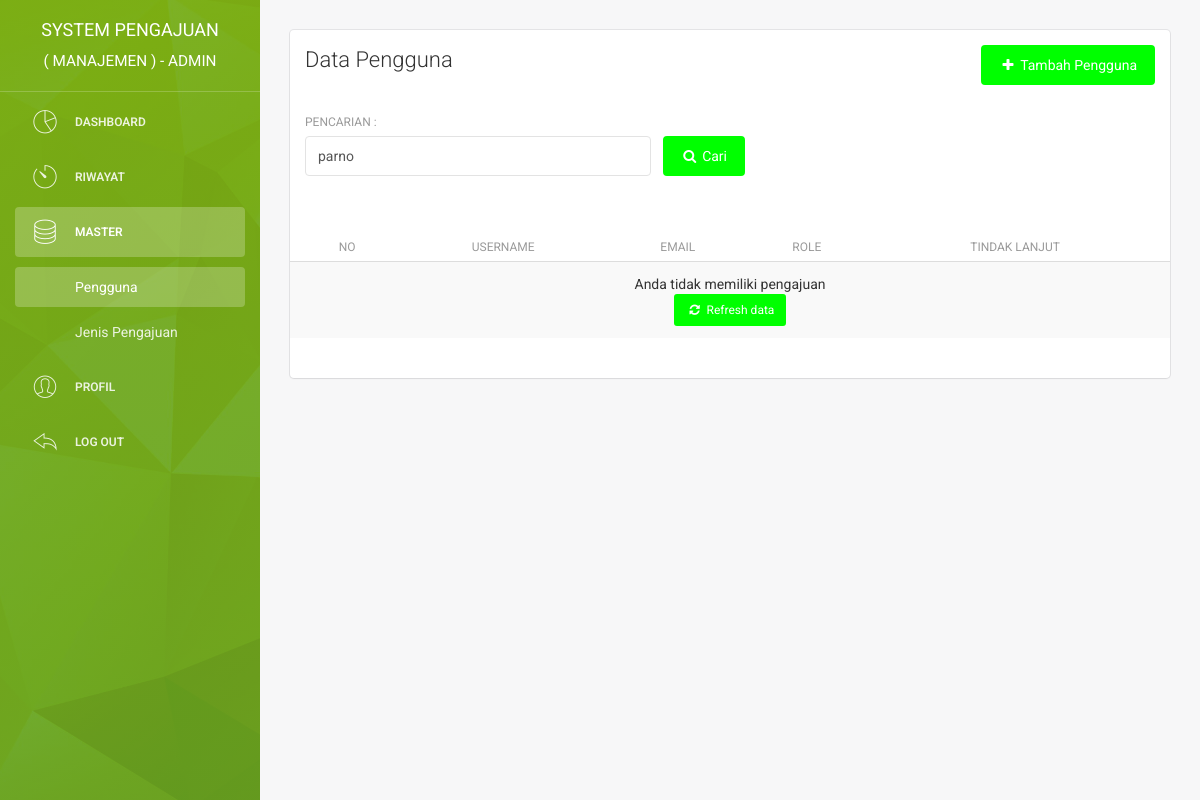
The page /admin/user.php?cari=parno (signed in) on the database as committed earlier.
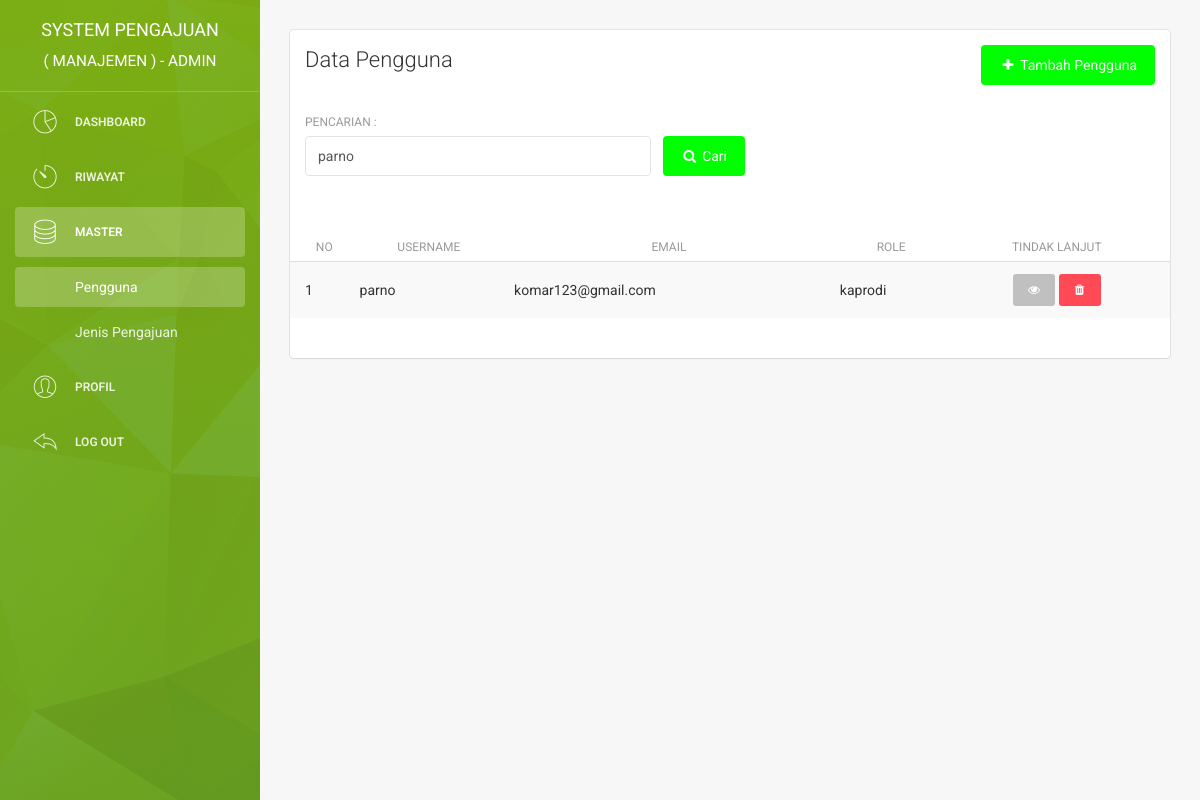
The same page on the database as committed later.
### tables this page shows
CREATE TABLE `user` (
  `id_user` int(11) NOT NULL,
  `username` varchar(225) NOT NULL,
  `email` varchar(225) NOT NULL,
  `password` varchar(225) NOT NULL,
  `nama_depan` varchar(225) NOT NULL,
  `nama_belakang` varchar(225) NOT NULL,
  `jk` enum('laki-laki','perempuan') NOT NULL,
  `no_hp` varchar(50) NOT NULL,
  `alamat` text NOT NULL,
  `role` enum('manajemen','kaprodi','dosen','mahasiswa') NOT NULL,
  `pembuatan_akun` date NOT NULL,
  `update_akun` date NOT NULL,
  `nim` varchar(20) DEFAULT NULL,
  `kelas` varchar(10) DEFAULT NULL,
  `dosen` varchar(100) DEFAULT NULL,
  `cv` varchar(255) DEFAULT NULL,
  `khs` varchar(255) DEFAULT NULL,
  `portofolio` varchar(255) DEFAULT NULL
);

### admin/user.php (the view, shortened to what the changed rows need)
<?php
    include '../system/koneksi.php';
?>
<!doctype html>
<html lang="en">
<head>
    <link href="../assets/css/bootstrap.min.css" rel="stylesheet" />
    <link href="../assets/css/animate.min.css" rel="stylesheet"/>
    <link href="../assets/css/light-bootstrap-dashboard.css" rel="stylesheet"/>
    <link href="../assets/css/demo.css" rel="stylesheet" />
    <link href="http://maxcdn.bootstrapcdn.com/font-awesome/4.2.0/css/font-awesome.min.css" rel="stylesheet">
    <link href="../assets/css/pe-icon-7-stroke.css" rel="stylesheet" />
    <link rel="stylesheet" href="../assets/dist/sweetalert.css">
</head>
<body>
<div class="wrapper">
    <div class="main-panel">
        <div class="content">
            <div class="container-fluid">
                <div class="row">
                    <div class="col-md-12">
                        <div class="card">
                            <div class="content table-responsive table-full-width">
<?php
        if (isset($_GET['cari'])) {
            $username = ($_GET["cari"]);
                $query = "SELECT * FROM user WHERE username like '%$username%' ORDER BY role" ;
        }
        else {
                $query = "SELECT * FROM user ORDER BY role" ;
        }
            $result = mysqli_query($con, $query);
            if($result->num_rows == 0){
                                    echo '<div class="content table-responsive table-full-width">
                                        <table class="table table-hover table-striped">
                                            <thead>
                                                <th>No</th>
                                                <th>Username</th>
                                                <th>Email</th>
                                                <th>Role</th>
                                                <th>Tindak Lanjut</th>
                                            </thead>
                                            <tbody>
                                                <tr>
                                                    <td colspan="8" align="center">
                                                        Anda tidak memiliki pengajuan
                                                        <br>
                                                        <a href="user">
                                                            <button type="button" class="btn btn-primary btn-fill btn-sm">
                                                                <i class="fa fa-refresh"></i> Refresh data
                                                            </button>
                                                        </a>
                                                    </td>
                                                </tr>
                                            </tbody>
                                        </table>
                                    </div>';
            }
            else {
                                    echo '<div class="content table-responsive table-full-width">
                                        <table class="table table-hover table-striped table-paginate">
                                            <thead>
                                                <th>No</th>
                                                <th>Username</th>
                                                <th>Email</th>
                                                <th>Role</th>
                                                <th>Tindak Lanjut</th>
                                            </thead>
                                            <tbody>';
                    $query_tim = "SELECT * FROM user WHERE ROLE = 'tim'" ;
                    $result_tim = mysqli_query($con, $query_tim);
                    $no = 1;
                while($data = mysqli_fetch_assoc($result)){
                                                echo '<tr>
                                                <td>'.$no.'</td>
                                                <td>'.$data['username'].'</td>
                                                <td>'.$data['email'].'</td>
                                                <td>'.$data['role'].'</td>
                                                <td align="center">
                                                    <a href="detail_user?id='.$data['id_user'].'">
                                                        <button type="button" class="btn btn-info btn-fill btn-sm">
                                                            <i class="fa fa-eye"></i>
                                                        </button>
                                                    </a>';
                    if( $data['email'] == $_SESSION['email'] ){
                                                    echo '<button  type="button" rel="tooltip" class="btn btn-danger btn-fill btn-sm" disabled>
                                                        <i class="fa fa-trash"></i>
                                                    </button>';
                    }
                    else{
                        if ($result_tim->num_rows == 1){
                                                    echo' <button type="button" rel="tooltip" class="btn btn-danger btn-fill btn-sm" disabled>
                                                        <i class="fa fa-trash"></i>
                                                    </button>';
                        }else{
                                                    echo' <button onclick="hapususer('.$data['id_user'].')"  type="button" rel="tooltip" class="btn btn-danger btn-fill btn-sm">
                                                        <i class="fa fa-trash"></i>
                                                    </button>
                                                </td>
                                            </tr>';
                        }
                    }
                                        $no++;
                    }
                                            echo'</tbody>
                                        </table>
                                    </div>';
                }
            ?>
                            </div>
                        </div>
                    </div>
                </div>
            </div>
        </div>
    </div>
</div>
</body>
</html>

Rows that differ between the two databases and show on the page:
added user: username "parno", email "komar123@gmail.com", role "kaprodi"
Other text that changed with them:
text no longer shown: "Anda tidak memiliki pengajuan Refresh data"
